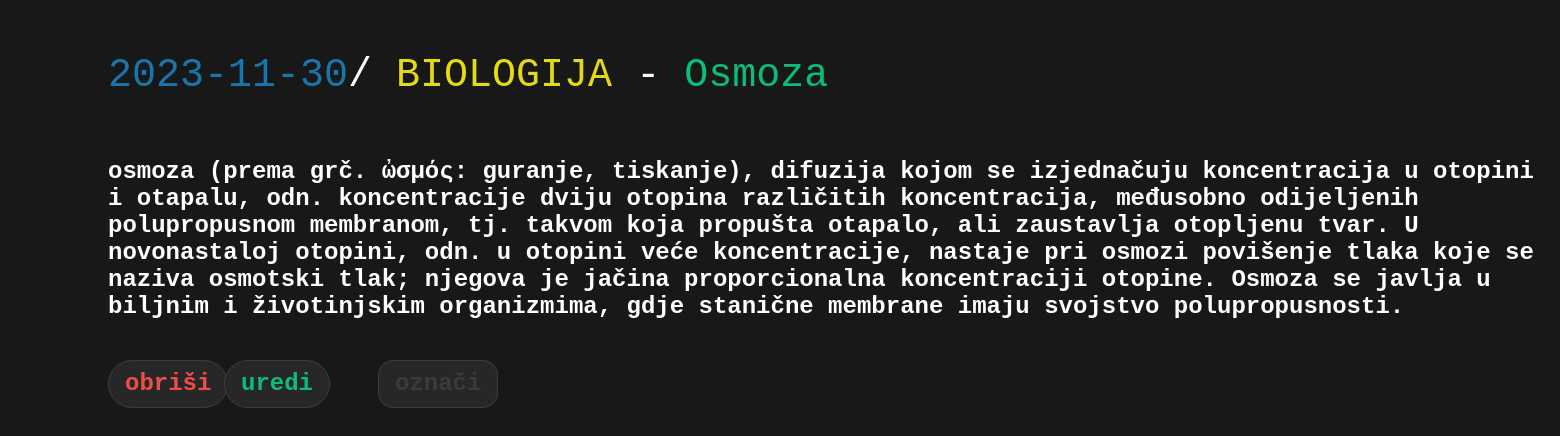
/definicija/22, run on the app's committed database.
### app.py (models this page shows, shortened)
class FunctionSite(functionDatabase.Model):
    id = functionDatabase.Column(functionDatabase.Integer, primary_key=True)
    name = functionDatabase.Column(functionDatabase.String(30), nullable=False, default=' ')
    description = functionDatabase.Column(functionDatabase.String(600), nullable=False, default=' ')
    language = functionDatabase.Column(functionDatabase.String(12), nullable=False, default=' ')
    date_created = functionDatabase.Column(functionDatabase.DateTime, default=datetime.utcnow)
    bookmark = functionDatabase.Column(functionDatabase.Boolean, default=False)

### app.py (the view)
@app.route('/definicija/<int:id>', methods=['GET', 'POST'])
def function(id):
    function = FunctionSite.query.get_or_404(id)
    return render_template('function.html', function=function)

### templates/function.html (shortened to what this page needs)
{% extends 'base.html' %}
{% block body %}
<body>
    <div>
        <div class="maintitle">
            <div class="title" style="margin-left: 100px; width: 1780px; font-size: 40px;">
                <font color="#1776ab">{{ function.date_created.date() }}</font><font color="white">/</font>
                <font color="#e5d815">{{ function.language.upper() }}</font>
                <font color="white">-</font>
                <font color="#0dbc79">{{ function.name }}</font>
            </div>
            <div>
                <h2 style="margin-left: 100px; color: white; margin-top: 150px; position: absolute;">
                    {{ function.description }} <br>
                    <div class="create" style="margin-left: 0px; margin-top: 50px;"><a class="createbtn" href="/brisanje/{{function.id}}" style="color: #f14c4c;">obriši</a></div>
                    <div class="create" style="margin-left: 116px; margin-top: 50px;"><a class="createbtn" href="/uređivanje/{{function.id}}" style="color: #0dbc79;">uredi</a></div>
                    {% if function.bookmark %}
                        <div class="create" style="margin-left: 270px; margin-top: 50px;"><a class="createbtn" href="/označivanje/{{function.id}}" style="color: #3b3b3b; border-radius: 15px;">označi</a></div>
                    {% else %}
                        <div class="create" style="margin-left: 270px; margin-top: 50px;"><a class="createbtn" href="/označivanje/{{function.id}}" style="color: #e5d815; border-radius: 15px;">označi</a></div>
                    {% endif %}
                </h2>
            </div>
        </div>
    </div>
</body>
{% endblock %}

### templates/base.html (shortened to what this page needs)
<!DOCTYPE html>
<html lang="hr">
<head>
    <link rel="stylesheet" href="{{ url_for('static', filename='css/main.css') }}">
</head>
<body>
    {% block body %}{% endblock %}
</body>
</html>

### static/css/main.css (style rules this page uses)
body { font-family: Consolas, Menlo, Monaco, Lucida Console, Liberation Mono, DejaVu Sans Mono, Bitstream Vera Sans Mono, Courier New, monospace, serif; background-color: #181818; }
.title { color: #e5d815; font-size: 60px; margin-top: 45px; position: absolute; }
::placeholder { color: #838383; opacity: 1; }
.create { margin-left: 1182px; margin-top: 230px; position: absolute; }
.createbtn { text-align: center; background-color: #272727; border: 1px solid #3b3b3b; box-sizing: border-box; border-radius: 25px; height: 40px; padding-top: 9px; padding-bottom: 10px; padding-left: 16px; padding-right: 16px; font-weight: bolder; color: white; text-decoration: none; }

### data on the page
FunctionSite: date_created "2023-11-30", language "BIOLOGIJA", name "Osmoza", description "osmoza (prema grč. ὠσμός: guranje, tiskanje), difuzija kojom se izjednačuju koncentracija u otopini i otapalu, odn. koncentracije dviju otopina različitih koncentracija, međusobno odijeljenih polupropusnom membranom, tj. takvom koja propušta otapalo, ali zaustavlja otopljenu tvar. U novonastaloj otopini, odn. u otopini veće koncentracije, nastaje pri osmozi povišenje tlaka koje se naziva osmotski tlak; njegova je jačina proporcionalna koncentraciji otopine. Osmoza se javlja u biljnim i životinjskim organizmima, gdje stanične membrane imaju svojstvo polupropusnosti."
